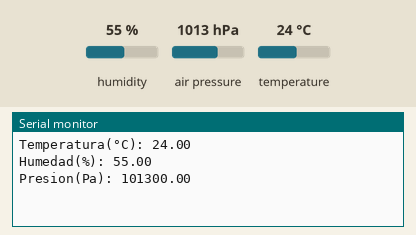
This sketch was run on a simulated ESP8266 (NodeMCU). Parts: the last lines printed to the serial monitor. Inputs (shaded band) come from the test bench; at power-on: humidity 55 %, air pressure 1013 hPa, temperature 24 °C. WiFi joins after 1.5 s; servers stay silent unless stated.

Above: at 4.0 s.
4.1 s: humidity set to 22 %
At 5.4 s:
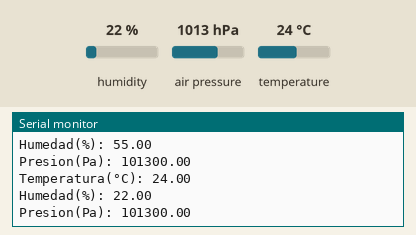
5.6 s: air pressure set to 952 hPa
At 6.6 s:
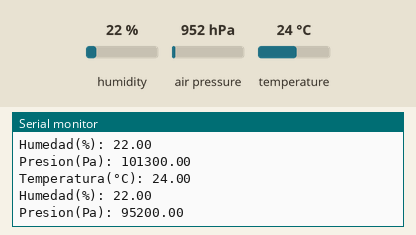
7.1 s: temperature set to 12 °C
At 8.6 s:
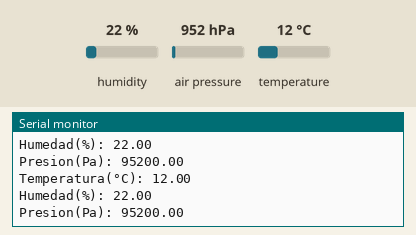

Measured:
- after the input at 4.1 s, the serial monitor: prints a new line after 0.73 s (image 1)
- after the input at 5.6 s, the serial monitor: prints a new line after 0.23 s (image 2)
- after the input at 7.1 s, the serial monitor: prints a new line after 0.73 s (image 3)

The sketch:

Home_Weather_Station.ino
```cpp
#define BLYNK_TEMPLATE_ID "XXX"
#define BLYNK_TEMPLATE_NAME "XXXX" //These are provided by Blynk when you do a new project
#define BLYNK_AUTH_TOKEN "XXXX"
#define BLYNK_PRINT Serial
#include <Wire.h>
#include "Adafruit_HTU21DF.h"
#include "Adafruit_BMP280.h"
#include <ESP8266WiFi.h>
#include <Blynk.h>
#include <BlynkSimpleEsp8266.h>


Adafruit_BMP280 bme; //adress 0x76
Adafruit_HTU21DF htu = Adafruit_HTU21DF(); //adress 0x40

char auth[] = "XXXX";          //blink token
char ssid[] = "XXXX";      //Wifi name
char pass[] = "XXXX"; //Wifi pass


BlynkTimer timer;

void sendData(){
  //float temp = htu.readTemperature(); //Reads Temperature from HTU21D sensor / will use the BMP280 to get this value
  float temp = bme.readTemperature();   //Reads Temperature from BMP280 sensor
  float pre  = bme.readPressure();      //Reads Pressure from BMP280 sensor
  float hum  = htu.readHumidity();      //Reads Humidity from HTU21D sensor
  //Prints Obtained readings
  Serial.print("\nTemperatura(°C): ");
  Serial.print(temp);
  Serial.print("\t\t");
  Serial.print("\nHumedad(%): ");
  Serial.print(hum);
  Serial.print("\t\t");
  Serial.print("\nPresion(Pa): ");
  Serial.print(pre);

  //send data to Blynk app
  Blynk.virtualWrite(V1, temp); //sends BMP280 temperature
  Blynk.virtualWrite(V2, hum);  //sends HTU21D humidity
  Blynk.virtualWrite(V3,pre);   //sends BMP280 pressure
}

void setup() {

  Serial.begin(115200);

  Blynk.begin(auth,ssid,pass);
  delay(1000); //hang on a second there
  Serial.begin(115200);

  if(!bme.begin()){
    Serial.println("BMP280 not found.");
    while(1); //stays here till its detected
  }

  if (!htu.begin()){
    Serial.println("HTU21D not found.");
    while(1); //stays here till its detected
  }

  timer.setInterval(1000L, sendData);

}

void loop() {

  Blynk.run();
  timer.run();

}
```
